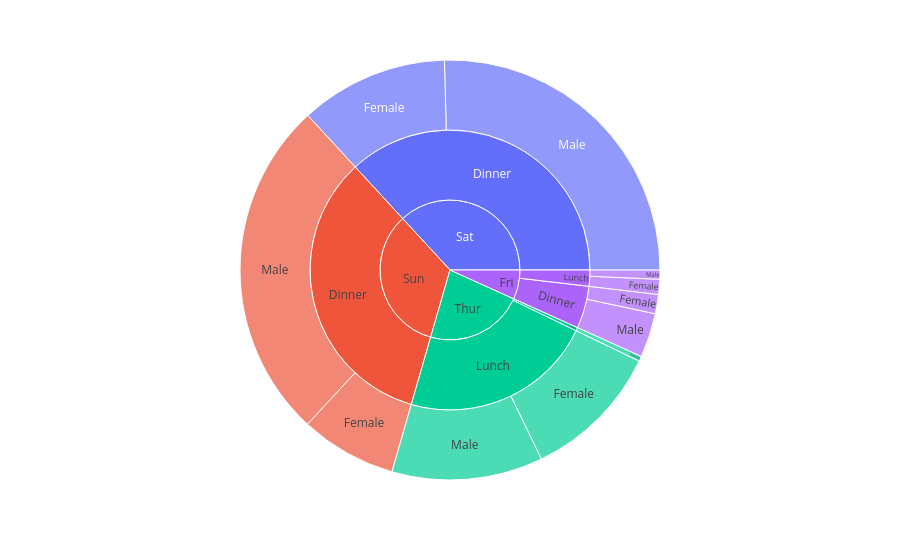

The cell this chart's notebook holds for it:
### Code cell
fig = px.sunburst(df, path = ['day', 'time', 'sex'], values = 'total_bill')
fig

### Figure 1 — Plotly figure (JSON) as saved in the notebook; plotly's stock layout.template omitted (floating-point values rounded to 4 significant figures)
{"data": [{"branchvalues": "total", "domain": {"x": [0, 1], "y": [0, 1]}, "hovertemplate": "labels=%{label}<br>total_bill=%{value}<br>parent=%{parent}<br>id=%{id}<extra></extra>", "ids": ["Sun/Dinner/Female", "Sun/Dinner/Male", "Sat/Dinner/Male", "Sat/Dinner/Female", "Thur/Lunch/Male", "Thur/Lunch/Female", "Fri/Dinner/Male", "Fri/Dinner/Female", "Fri/Lunch/Male", "Fri/Lunch/Female", "Thur/Dinner/Female", "Sun/Dinner", "Sat/Dinner", "Thur/Lunch", "Fri/Dinner", "Fri/Lunch", "Thur/Dinner", "Sun", "Sat", "Thur", "Fri"], "labels": ["Female", "Male", "Male", "Female", "Male", "Female", "Male", "Female", "Male", "Female", "Female", "Dinner", "Dinner", "Lunch", "Dinner", "Lunch", "Dinner", "Sun", "Sat", "Thur", "Fri"], "name": "", "parents": ["Sun/Dinner", "Sun/Dinner", "Sat/Dinner", "Sat/Dinner", "Thur/Lunch", "Thur/Lunch", "Fri/Dinner", "Fri/Dinner", "Fri/Lunch", "Fri/Lunch", "Thur/Dinner", "Sun", "Sat", "Thur", "Fri", "Fri", "Thur", "", "", "", ""], "type": "sunburst", "values": [357.7, 1269.0, 1227.0, 551.0, 561.4, 516.1, 164.4, 71.55, 34.16, 55.76, 18.78, 1627.0, 1778.0, 1078.0, 236.0, 89.92, 18.78, 1627.0, 1778.0, 1096.0, 325.9]}], "layout": {"legend": {"tracegroupgap": 0}, "margin": {"t": 60}}}
